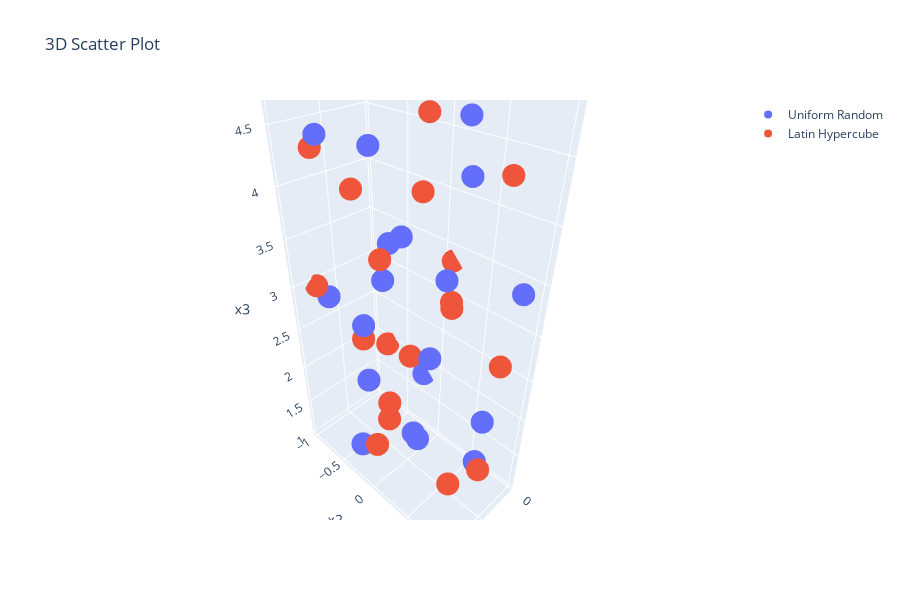

Here is the notebook cell this chart was saved with:
### Markdown cell above
Let's plot a nice three-dimensional visualisation of the data points generated using the `design` method with both the Latin Hypercube and Uniform Random sampling schemes. Feel free to move the plot around an visualise the data across the various dimensions.

### Code cell
# Create 3D scatter plot
fig = go.Figure()

# Add the first set of points
fig.add_trace(
    go.Scatter3d(
        x=initial_points_random["x1"],
        y=initial_points_random["x2"],
        z=initial_points_random["x3"],
        mode="markers",
        name="Uniform Random",
    )
)

# Add the second set of points
fig.add_trace(
    go.Scatter3d(
        x=initial_points_lhc["x1"],
        y=initial_points_lhc["x2"],
        z=initial_points_lhc["x3"],
        mode="markers",
        name="Latin Hypercube",
    )
)

# Set labels and title
fig.update_layout(
    scene=dict(xaxis_title="x1", yaxis_title="x2", zaxis_title="x3"),
    title="3D Scatter Plot",
    width=900,
    height=600,
)

# Show plot
fig.show()

### Figure 1 — Plotly figure (JSON) as saved in the notebook; plotly's stock layout.template omitted (floating-point values rounded to 4 significant figures)
{"data": [{"mode": "markers", "name": "Uniform Random", "type": "scatter3d", "x": [0.7339, 0.3842, 0.6655, 0.6163, 0.8506, 0.1971, 0.9953, 0.2456, 0.5045, 0.8438, 0.9112, 0.09009, 0.3023, 0.4634, 0.4181, 0.5832, 0.04086, 0.7736, 0.2815, 0.1172], "y": [0.1616, -0.361, -0.9534, 0.9824, 0.4166, 0.6723, -0.02198, -0.611, -0.1203, 0.7149, -0.5649, 0.878, 0.09999, 0.5755, -0.7068, 0.2184, -0.213, -0.4422, 0.3882, -0.8941], "z": [3.866, 3.487, 2.774, 2.418, 2.019, 1.255, 3.084, 2.93, 4.946, 3.775, 4.503, 3.386, 2.378, 4.367, 1.64, 1.554, 1.814, 1.079, 4.697, 4.175]}, {"mode": "markers", "name": "Latin Hypercube", "type": "scatter3d", "x": [0.6633, 0.4149, 0.3962, 0.507, 0.08514, 0.8436, 0.9397, 0.2345, 0.7234, 0.02838, 0.4571, 0.2611, 0.7817, 0.5772, 0.3266, 0.968, 0.184, 0.8789, 0.6094, 0.1025], "y": [-0.4486, -0.8085, -0.0735, 0.5877, -0.7414, -0.1046, -0.6017, -0.5701, 0.4089, 0.09671, 0.1154, -0.348, -0.9724, -0.2678, 0.3537, 0.2317, 0.8169, 0.7943, 0.9909, 0.6592], "z": [2.517, 3.873, 2.363, 1.099, 1.956, 1.414, 4.404, 1.245, 4.799, 3.35, 4.125, 4.927, 2.947, 3.437, 3.111, 2.151, 2.649, 3.654, 1.799, 4.301]}], "layout": {"height": 600, "scene": {"xaxis": {"title": {"text": "x1"}}, "yaxis": {"title": {"text": "x2"}}, "zaxis": {"title": {"text": "x3"}}}, "title": {"text": "3D Scatter Plot"}, "width": 900}}
